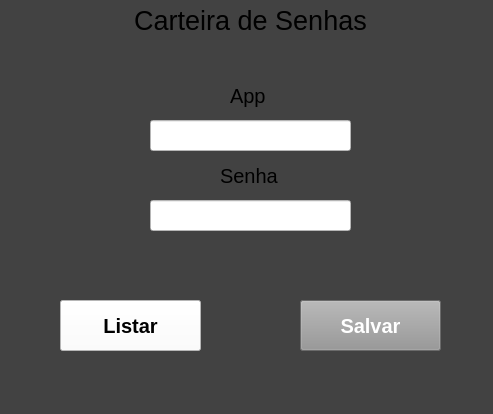
<?xml version="1.0" encoding="UTF-8"?>
<ui version="4.0">
 <class>MainWindow</class>
 <widget class="QMainWindow" name="MainWindow">
  <property name="geometry">
   <rect>
    <x>0</x>
    <y>0</y>
    <width>493</width>
    <height>414</height>
   </rect>
  </property>
  <property name="windowTitle">
   <string>MainWindow</string>
  </property>
  <property name="styleSheet">
   <string notr="true">background-color: rgb(66, 66, 66);</string>
  </property>
  <widget class="QWidget" name="centralwidget">
   <widget class="QLabel" name="label">
    <property name="geometry">
     <rect>
      <x>110</x>
      <y>0</y>
      <width>281</width>
      <height>41</height>
     </rect>
    </property>
    <property name="font">
     <font>
      <pointsize>20</pointsize>
     </font>
    </property>
    <property name="text">
     <string>&lt;html&gt;&lt;head/&gt;&lt;body&gt;&lt;p align=&quot;center&quot;&gt;Carteira de Senhas&lt;/p&gt;&lt;/body&gt;&lt;/html&gt;</string>
    </property>
   </widget>
   <widget class="QLabel" name="label_2">
    <property name="geometry">
     <rect>
      <x>230</x>
      <y>80</y>
      <width>71</width>
      <height>31</height>
     </rect>
    </property>
    <property name="font">
     <font>
      <pointsize>15</pointsize>
     </font>
    </property>
    <property name="text">
     <string>App</string>
    </property>
   </widget>
   <widget class="QLabel" name="label_3">
    <property name="geometry">
     <rect>
      <x>220</x>
      <y>160</y>
      <width>91</width>
      <height>31</height>
     </rect>
    </property>
    <property name="font">
     <font>
      <pointsize>15</pointsize>
     </font>
    </property>
    <property name="text">
     <string>Senha</string>
    </property>
   </widget>
   <widget class="QLineEdit" name="lineEdit">
    <property name="geometry">
     <rect>
      <x>150</x>
      <y>120</y>
      <width>201</width>
      <height>31</height>
     </rect>
    </property>
    <property name="styleSheet">
     <string notr="true">background-color: rgb(255, 255, 255);</string>
    </property>
   </widget>
   <widget class="QLineEdit" name="lineEdit_2">
    <property name="geometry">
     <rect>
      <x>150</x>
      <y>200</y>
      <width>201</width>
      <height>31</height>
     </rect>
    </property>
    <property name="styleSheet">
     <string notr="true">background-color: rgb(255, 255, 255);</string>
    </property>
    <property name="echoMode">
     <enum>QLineEdit::Password</enum>
    </property>
   </widget>
   <widget class="QPushButton" name="pushButton">
    <property name="geometry">
     <rect>
      <x>300</x>
      <y>300</y>
      <width>141</width>
      <height>51</height>
     </rect>
    </property>
    <property name="font">
     <font>
      <pointsize>15</pointsize>
      <weight>75</weight>
      <bold>true</bold>
     </font>
    </property>
    <property name="styleSheet">
     <string notr="true">background-color: rgb(149, 149, 149);
color: rgb(255, 255, 255);</string>
    </property>
    <property name="text">
     <string>Salvar</string>
    </property>
   </widget>
   <widget class="QPushButton" name="pushButton_2">
    <property name="geometry">
     <rect>
      <x>60</x>
      <y>300</y>
      <width>141</width>
      <height>51</height>
     </rect>
    </property>
    <property name="font">
     <font>
      <pointsize>15</pointsize>
      <weight>75</weight>
      <bold>true</bold>
     </font>
    </property>
    <property name="styleSheet">
     <string notr="true">background-color: rgb(255, 255, 255);
</string>
    </property>
    <property name="text">
     <string>Listar</string>
    </property>
   </widget>
  </widget>
  <widget class="QMenuBar" name="menubar">
   <property name="geometry">
    <rect>
     <x>0</x>
     <y>0</y>
     <width>493</width>
     <height>21</height>
    </rect>
   </property>
  </widget>
  <widget class="QStatusBar" name="statusbar"/>
 </widget>
 <resources/>
 <connections/>
</ui>
